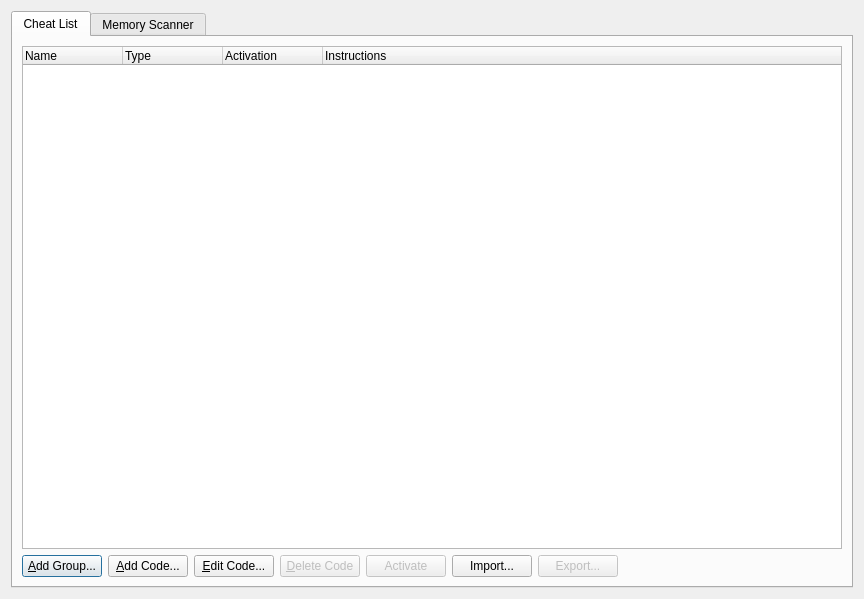
<?xml version="1.0" encoding="UTF-8"?>
<ui version="4.0">
 <class>CheatManagerDialog</class>
 <widget class="QDialog" name="CheatManagerDialog">
  <property name="geometry">
   <rect>
    <x>0</x>
    <y>0</y>
    <width>864</width>
    <height>599</height>
   </rect>
  </property>
  <property name="windowTitle">
   <string>Cheat Manager</string>
  </property>
  <layout class="QGridLayout" name="gridLayout">
   <item row="0" column="0">
    <widget class="QTabWidget" name="tabWidget">
     <property name="currentIndex">
      <number>0</number>
     </property>
     <widget class="QWidget" name="tab">
      <attribute name="title">
       <string>Cheat List</string>
      </attribute>
      <layout class="QGridLayout" name="gridLayout_2">
       <item row="1" column="0">
        <layout class="QHBoxLayout" name="horizontalLayout">
         <item>
          <widget class="QPushButton" name="cheatListNewCategory">
           <property name="text">
            <string>&amp;Add Group...</string>
           </property>
          </widget>
         </item>
         <item>
          <widget class="QPushButton" name="cheatListAdd">
           <property name="text">
            <string>&amp;Add Code...</string>
           </property>
          </widget>
         </item>
         <item>
          <widget class="QPushButton" name="cheatListEdit">
           <property name="text">
            <string>&amp;Edit Code...</string>
           </property>
          </widget>
         </item>
         <item>
          <widget class="QPushButton" name="cheatListRemove">
           <property name="enabled">
            <bool>false</bool>
           </property>
           <property name="text">
            <string>&amp;Delete Code</string>
           </property>
          </widget>
         </item>
         <item>
          <widget class="QPushButton" name="cheatListActivate">
           <property name="enabled">
            <bool>false</bool>
           </property>
           <property name="text">
            <string>Activate</string>
           </property>
          </widget>
         </item>
         <item>
          <widget class="QPushButton" name="cheatListImport">
           <property name="text">
            <string>Import...</string>
           </property>
          </widget>
         </item>
         <item>
          <widget class="QPushButton" name="cheatListExport">
           <property name="enabled">
            <bool>false</bool>
           </property>
           <property name="text">
            <string>Export...</string>
           </property>
          </widget>
         </item>
         <item>
          <spacer name="horizontalSpacer">
           <property name="orientation">
            <enum>Qt::Horizontal</enum>
           </property>
           <property name="sizeHint" stdset="0">
            <size>
             <width>40</width>
             <height>20</height>
            </size>
           </property>
          </spacer>
         </item>
        </layout>
       </item>
       <item row="0" column="0">
        <widget class="QTreeWidget" name="cheatList">
         <property name="selectionMode">
          <enum>QAbstractItemView::SingleSelection</enum>
         </property>
         <property name="selectionBehavior">
          <enum>QAbstractItemView::SelectRows</enum>
         </property>
         <column>
          <property name="text">
           <string>Name</string>
          </property>
         </column>
         <column>
          <property name="text">
           <string>Type</string>
          </property>
         </column>
         <column>
          <property name="text">
           <string>Activation</string>
          </property>
         </column>
         <column>
          <property name="text">
           <string>Instructions</string>
          </property>
         </column>
        </widget>
       </item>
      </layout>
     </widget>
     <widget class="QWidget" name="tab_2">
      <attribute name="title">
       <string>Memory Scanner</string>
      </attribute>
      <layout class="QGridLayout" name="gridLayout_3">
       <item row="0" column="0">
        <widget class="QSplitter" name="splitter">
         <property name="orientation">
          <enum>Qt::Vertical</enum>
         </property>
         <widget class="QWidget" name="layoutWidget2">
          <layout class="QHBoxLayout" name="horizontalLayout_5">
           <item>
            <widget class="QTableWidget" name="scanTable">
             <property name="alternatingRowColors">
              <bool>true</bool>
             </property>
             <property name="selectionMode">
              <enum>QAbstractItemView::SingleSelection</enum>
             </property>
             <property name="selectionBehavior">
              <enum>QAbstractItemView::SelectRows</enum>
             </property>
             <property name="showGrid">
              <bool>false</bool>
             </property>
             <attribute name="horizontalHeaderHighlightSections">
              <bool>false</bool>
             </attribute>
             <attribute name="verticalHeaderVisible">
              <bool>false</bool>
             </attribute>
             <column>
              <property name="text">
               <string>Address</string>
              </property>
             </column>
             <column>
              <property name="text">
               <string>Value</string>
              </property>
             </column>
             <column>
              <property name="text">
               <string>Previous Value</string>
              </property>
             </column>
            </widget>
           </item>
           <item>
            <layout class="QVBoxLayout" name="verticalLayout">
             <item>
              <widget class="QGroupBox" name="groupBox_2">
               <property name="title">
                <string>Search Parameters</string>
               </property>
               <layout class="QFormLayout" name="formLayout">
                <item row="0" column="0">
                 <widget class="QLabel" name="label">
                  <property name="text">
                   <string>Value:</string>
                  </property>
                 </widget>
                </item>
                <item row="0" column="1">
                 <layout class="QHBoxLayout" name="horizontalLayout_2">
                  <item>
                   <widget class="QLineEdit" name="scanValue"/>
                  </item>
                  <item>
                   <widget class="QComboBox" name="scanValueSigned">
                    <item>
                     <property name="text">
                      <string>Signed</string>
                     </property>
                    </item>
                    <item>
                     <property name="text">
                      <string>Unsigned</string>
                     </property>
                    </item>
                   </widget>
                  </item>
                  <item>
                   <widget class="QComboBox" name="scanValueBase">
                    <item>
                     <property name="text">
                      <string>Decimal</string>
                     </property>
                    </item>
                    <item>
                     <property name="text">
                      <string>Hex</string>
                     </property>
                    </item>
                   </widget>
                  </item>
                 </layout>
                </item>
                <item row="2" column="0">
                 <widget class="QLabel" name="label_3">
                  <property name="text">
                   <string>Data Size:</string>
                  </property>
                 </widget>
                </item>
                <item row="2" column="1">
                 <widget class="QComboBox" name="scanSize">
                  <property name="currentIndex">
                   <number>2</number>
                  </property>
                  <item>
                   <property name="text">
                    <string>Byte (1 byte)</string>
                   </property>
                  </item>
                  <item>
                   <property name="text">
                    <string>Halfword (2 bytes)</string>
                   </property>
                  </item>
                  <item>
                   <property name="text">
                    <string>Word (4 bytes)</string>
                   </property>
                  </item>
                 </widget>
                </item>
                <item row="4" column="0">
                 <widget class="QLabel" name="label_2">
                  <property name="text">
                   <string>Operator:</string>
                  </property>
                 </widget>
                </item>
                <item row="4" column="1">
                 <widget class="QComboBox" name="scanOperator">
                  <item>
                   <property name="text">
                    <string>Equal to...</string>
                   </property>
                  </item>
                  <item>
                   <property name="text">
                    <string>Not Equal to...</string>
                   </property>
                  </item>
                  <item>
                   <property name="text">
                    <string>Greater Than...</string>
                   </property>
                  </item>
                  <item>
                   <property name="text">
                    <string>Greater or Equal...</string>
                   </property>
                  </item>
                  <item>
                   <property name="text">
                    <string>Less Than...</string>
                   </property>
                  </item>
                  <item>
                   <property name="text">
                    <string>Less or Equal...</string>
                   </property>
                  </item>
                  <item>
                   <property name="text">
                    <string>Increased By...</string>
                   </property>
                  </item>
                  <item>
                   <property name="text">
                    <string>Decreased By...</string>
                   </property>
                  </item>
                  <item>
                   <property name="text">
                    <string>Changed By...</string>
                   </property>
                  </item>
                  <item>
                   <property name="text">
                    <string>Equal to Previous (Unchanged Value)</string>
                   </property>
                  </item>
                  <item>
                   <property name="text">
                    <string>Not Equal to Previous (Changed Value)</string>
                   </property>
                  </item>
                  <item>
                   <property name="text">
                    <string>Greater Than Previous</string>
                   </property>
                  </item>
                  <item>
                   <property name="text">
                    <string>Greater or Equal to Previous</string>
                   </property>
                  </item>
                  <item>
                   <property name="text">
                    <string>Less Than Previous</string>
                   </property>
                  </item>
                  <item>
                   <property name="text">
                    <string>Less or Equal to Previous</string>
                   </property>
                  </item>
                  <item>
                   <property name="text">
                    <string>Any Value</string>
                   </property>
                  </item>
                 </widget>
                </item>
                <item row="5" column="0">
                 <widget class="QLabel" name="label_4">
                  <property name="text">
                   <string>Start Address:</string>
                  </property>
                 </widget>
                </item>
                <item row="5" column="1">
                 <widget class="QLineEdit" name="scanStartAddress"/>
                </item>
                <item row="6" column="0">
                 <widget class="QLabel" name="label_5">
                  <property name="text">
                   <string>End Address:</string>
                  </property>
                 </widget>
                </item>
                <item row="6" column="1">
                 <widget class="QLineEdit" name="scanEndAddress"/>
                </item>
               </layout>
              </widget>
             </item>
             <item>
              <layout class="QHBoxLayout" name="horizontalLayout_3">
               <item>
                <widget class="QPushButton" name="scanNewSearch">
                 <property name="text">
                  <string>New Search</string>
                 </property>
                </widget>
               </item>
               <item>
                <widget class="QPushButton" name="scanSearchAgain">
                 <property name="enabled">
                  <bool>false</bool>
                 </property>
                 <property name="text">
                  <string>Search Again</string>
                 </property>
                </widget>
               </item>
               <item>
                <widget class="QPushButton" name="scanResetSearch">
                 <property name="enabled">
                  <bool>false</bool>
                 </property>
                 <property name="text">
                  <string>Clear Results</string>
                 </property>
                </widget>
               </item>
              </layout>
             </item>
             <item>
              <spacer name="verticalSpacer">
               <property name="orientation">
                <enum>Qt::Vertical</enum>
               </property>
               <property name="sizeHint" stdset="0">
                <size>
                 <width>20</width>
                 <height>40</height>
                </size>
               </property>
              </spacer>
             </item>
            </layout>
           </item>
          </layout>
         </widget>
         <widget class="QWidget" name="layoutWidget">
          <layout class="QVBoxLayout" name="verticalLayout_2">
           <item>
            <widget class="QTableWidget" name="watchTable">
             <property name="alternatingRowColors">
              <bool>true</bool>
             </property>
             <property name="selectionMode">
              <enum>QAbstractItemView::SingleSelection</enum>
             </property>
             <property name="selectionBehavior">
              <enum>QAbstractItemView::SelectRows</enum>
             </property>
             <property name="showGrid">
              <bool>false</bool>
             </property>
             <attribute name="horizontalHeaderHighlightSections">
              <bool>false</bool>
             </attribute>
             <attribute name="verticalHeaderVisible">
              <bool>false</bool>
             </attribute>
             <column>
              <property name="text">
               <string>Freeze</string>
              </property>
             </column>
             <column>
              <property name="text">
               <string>Description</string>
              </property>
             </column>
             <column>
              <property name="text">
               <string>Address</string>
              </property>
             </column>
             <column>
              <property name="text">
               <string>Type</string>
              </property>
             </column>
             <column>
              <property name="text">
               <string>Value</string>
              </property>
             </column>
            </widget>
           </item>
           <item>
            <layout class="QHBoxLayout" name="horizontalLayout_4">
             <item>
              <widget class="QPushButton" name="scanAddWatch">
               <property name="enabled">
                <bool>false</bool>
               </property>
               <property name="text">
                <string>Add To Watch</string>
               </property>
              </widget>
             </item>
             <item>
              <widget class="QPushButton" name="scanAddManualAddress">
               <property name="enabled">
                <bool>false</bool>
               </property>
               <property name="text">
                <string>Add Manual Address</string>
               </property>
              </widget>
             </item>
             <item>
              <widget class="QPushButton" name="scanRemoveWatch">
               <property name="enabled">
                <bool>false</bool>
               </property>
               <property name="text">
                <string>Remove Watch</string>
               </property>
              </widget>
             </item>
             <item>
              <widget class="QPushButton" name="scanLoadWatch">
               <property name="enabled">
                <bool>false</bool>
               </property>
               <property name="text">
                <string>Load Watch</string>
               </property>
              </widget>
             </item>
             <item>
              <widget class="QPushButton" name="scanSaveWatch">
               <property name="enabled">
                <bool>false</bool>
               </property>
               <property name="text">
                <string>Save Watch</string>
               </property>
              </widget>
             </item>
             <item>
              <spacer name="horizontalSpacer_2">
               <property name="orientation">
                <enum>Qt::Horizontal</enum>
               </property>
               <property name="sizeHint" stdset="0">
                <size>
                 <width>40</width>
                 <height>20</height>
                </size>
               </property>
              </spacer>
             </item>
            </layout>
           </item>
          </layout>
         </widget>
        </widget>
       </item>
      </layout>
     </widget>
    </widget>
   </item>
  </layout>
 </widget>
 <resources/>
 <connections/>
</ui>
